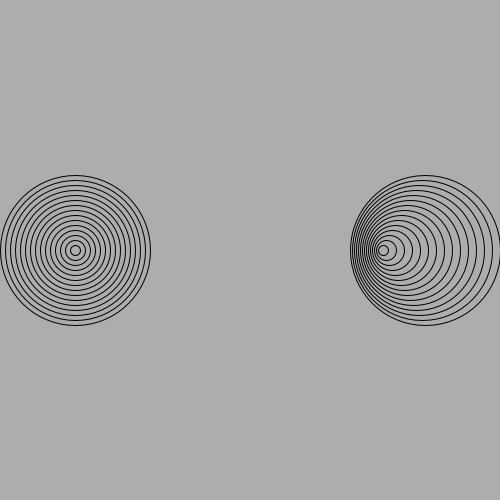
Frame 1 (no input)
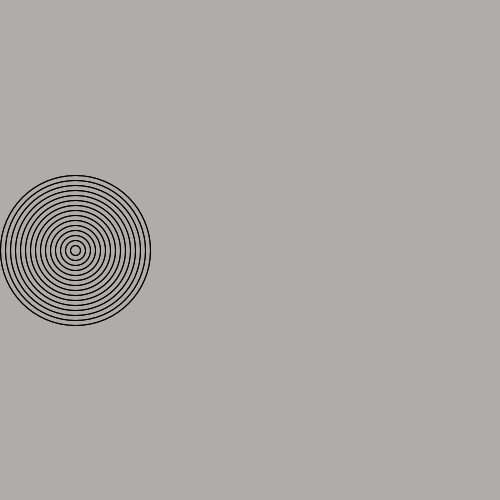
Frame 60 (the mouse pressed at the canvas centre just before this capture)
Frame 120 (the mouse held since frame 60 and released just before this capture): identical to frame 60, image omitted

The Processing sketch that drew these frames (run headless with seeded random() and noise(); from frame 60 on, the mouse is pressed at the canvas centre):

// Processing sketch: amazing_rings
// ── amazing_rings.pde
int x1=75;
int x2=425;
float speed = .5;
float sped =-.5;
void setup() {
  size(500, 500);
}

void draw() {

  // Go to the recipe to run the demonstration before starting this program
  background(#AFACAC);


  for (int i=15; i>0; i--) {
    if (i % 2 == 0 )
    {
      noFill();
    }
    if (i % 2 == 1)
    {
      noFill();
    }
    ellipse(x1, 250, i*10, i*10 );
    ellipse(x2, 250, i*10, i*10 );
    x2+=sped;
    x1+= speed;
    if (x1>=425) {
      speed = -0.5;
    }

    x1+= speed;
    if (x1<=75) {
      speed = 0.5;
    }
    x1+= speed;
     if (x2>=425) {
      sped = -0.5;
    }
    x2+=sped;
    if (x2<=75) {
      sped = 0.5;
    }
    x2+=sped;
  }
  /*
  Use the code from your Bullseye program to draw the rings shown in this recipe.
   You can use the noFill() command to make your ellipses transparent.
   Make the rings move past each other.
   When the rings hit the side of the sketch, make them reverse their direction.
   */
}
